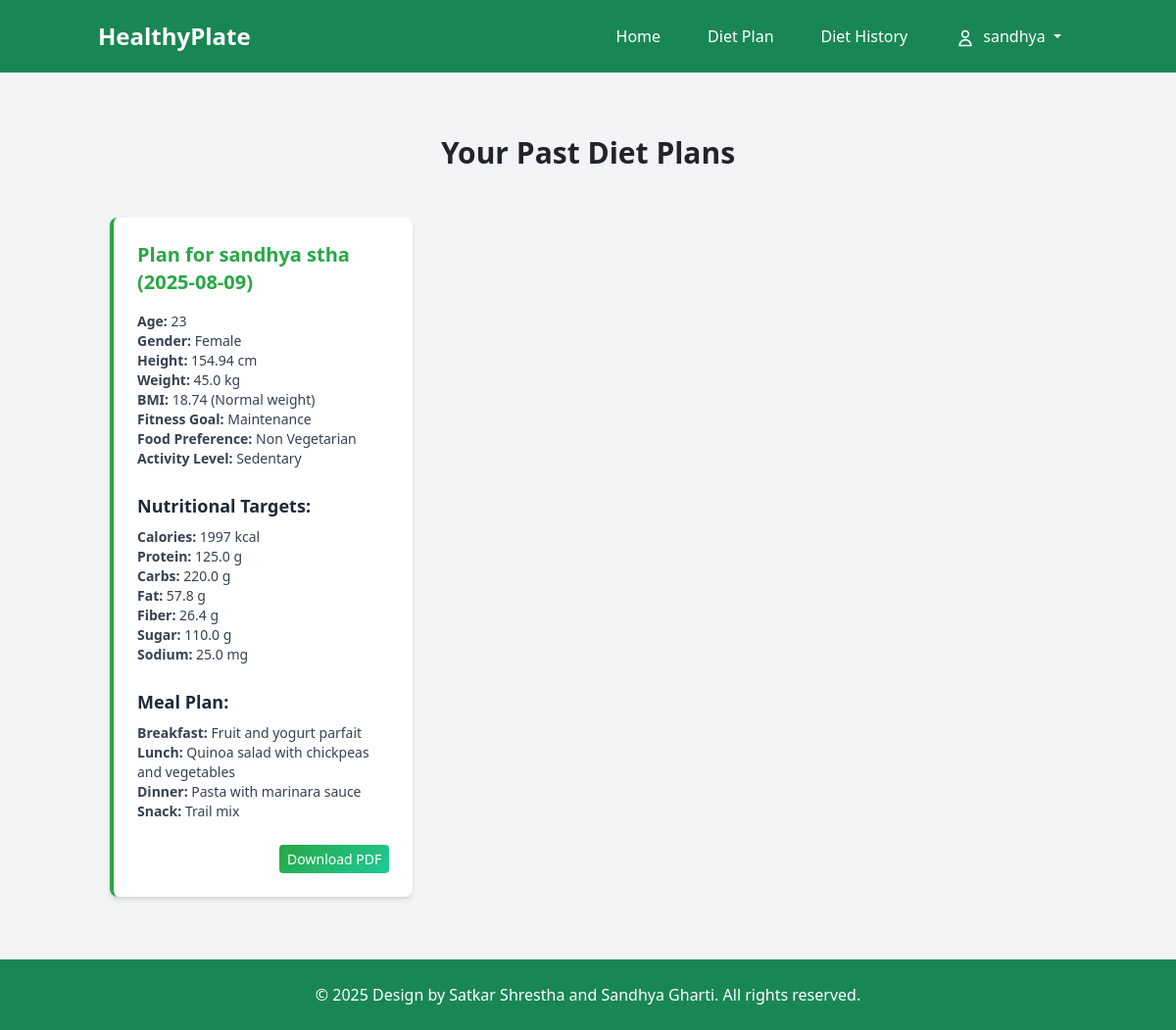
/diet-history (signed in), run on the app's committed database.
### tables this page shows
CREATE TABLE diet_results (
            id INTEGER PRIMARY KEY AUTOINCREMENT,
            user_id INTEGER,
            name TEXT NOT NULL,
            age INTEGER NOT NULL,
            gender TEXT NOT NULL,
            height REAL NOT NULL,
            weight REAL NOT NULL,
            fitness_goal TEXT NOT NULL,
            food_preference TEXT NOT NULL,
            activity_level TEXT DEFAULT 'moderate',
            bmi REAL NOT NULL,
            body_type TEXT NOT NULL,
            daily_calorie_target INTEGER NOT NULL,
            protein_target REAL NOT NULL,
            carbs_target REAL NOT NULL,
            fat_target REAL NOT NULL,
            fiber_target REAL NOT NULL,
            sugar_target REAL NOT NULL,
            sodium_target REAL NOT NULL,
            breakfast TEXT NOT NULL,
            lunch TEXT NOT NULL,
            dinner TEXT NOT NULL,
            snack TEXT NOT NULL,
            created_at TIMESTAMP DEFAULT CURRENT_TIMESTAMP,
            FOREIGN KEY (user_id) REFERENCES users (id)
        );

### app.py (the view)
@app.route('/diet-history')
def diet_history_page():
    if 'user_id' not in session:
        return redirect(url_for('login_page'))
    conn = sqlite3.connect('healthyplate.db')
    cursor = conn.cursor()
    cursor.execute('''
        SELECT * FROM diet_results
        WHERE user_id = ?
        ORDER BY created_at DESC
    ''', (session['user_id'],))
    diet_results_raw = cursor.fetchall()
    diet_result_columns = [
        'id', 'user_id', 'name', 'age', 'gender', 'height', 'weight',
        'fitness_goal', 'food_preference', 'activity_level', 'bmi', 'body_type',
        'daily_calorie_target', 'protein_target', 'carbs_target', 'fat_target',
        'fiber_target', 'sugar_target', 'sodium_target',
        'breakfast', 'lunch', 'dinner', 'snack', 'created_at'
    ]
    user_diet_history = []
    for row in diet_results_raw:
        user_diet_history.append(dict(zip(diet_result_columns, row)))
    conn.close()
    return render_template('diet-history.html', diet_history=user_diet_history)

### templates/diet-history.html (shortened to what this page needs)
<!DOCTYPE html>
<html lang="en">
<head>
<link href="https://cdn.jsdelivr.net/npm/bootstrap@5.3.0/dist/css/bootstrap.min.css" rel="stylesheet">
<script src="https://cdn.tailwindcss.com"></script>
<link rel="stylesheet" href="{{ url_for('static', filename='css/style.css') }}">
</head>
<body class="bg-gray-100 font-sans">
<nav class="navbar navbar-dark bg-success sticky-top">
    <div class="container flex justify-between items-center py-2">
        <a class="navbar-brand text-2xl font-bold" href="{{ url_for('index') }}">HealthyPlate</a>
        <div class="navbar-nav flex items-center">
            <a class="nav-link text-white px-3 py-2 hover:bg-green-700 rounded" href="{{ url_for('index') }}">Home</a>
            <a class="nav-link text-white px-3 py-2 hover:bg-green-700 rounded" href="{{ url_for('diet_form_page') }}">Diet Plan</a>
            <a class="nav-link text-white px-3 py-2 hover:bg-green-700 rounded" href="{{ url_for('diet_history_page') }}">Diet History</a>
            <div class="dropdown">
                <button class="btn text-white dropdown-toggle px-3 py-2 hover:bg-green-700 rounded" type="button" id="userDropdown" data-bs-toggle="dropdown" aria-expanded="false">
                    <svg class="inline-block w-5 h-5 mr-1" fill="none" stroke="currentColor" viewBox="0 0 24 24" xmlns="http://www.w3.org/2000/svg">
                        <path stroke-linecap="round" stroke-linejoin="round" stroke-width="2" d="M16 7a4 4 0 11-8 0 4 4 0 018 0zm-4 7a7 7 0 00-7 7h14a7 7 0 00-7-7z"></path>
                    </svg>
                    <span id="username-display">User</span>
                </button>
            </div>
        </div>
    </div>
</nav>
<section id="diet-history" class="py-16 bg-gray-100">
    <div class="container mx-auto px-4">
        <h2 class="text-3xl font-bold text-center mb-12">Your Past Diet Plans</h2>
        {% if diet_history %}
            <div class="grid grid-cols-1 md:grid-cols-2 lg:grid-cols-3 gap-6">
                {% for plan in diet_history %}
                <div class="bg-white p-6 rounded-lg shadow-md border-left">
                    <h3 class="text-xl font-semibold text-success mb-3">Plan for {{ plan.name }} ({{ plan.created_at.split(' ')[0] }})</h3>
                    <div class="mb-4 text-sm text-gray-700">
                        <p><strong>Age:</strong> {{ plan.age }}</p>
                        <p><strong>Gender:</strong> {{ plan.gender.title() }}</p>
                        <p><strong>Height:</strong> {{ plan.height }} cm</p>
                        <p><strong>Weight:</strong> {{ plan.weight }} kg</p>
                        <p><strong>BMI:</strong> {{ plan.bmi }} ({{ plan.body_type }})</p>
                        <p><strong>Fitness Goal:</strong> {{ plan.fitness_goal.replace('_', ' ').title() }}</p>
                        <p><strong>Food Preference:</strong> {{ plan.food_preference.replace('_', ' ').title() }}</p>
                        <p><strong>Activity Level:</strong> {{ plan.activity_level.replace('_', ' ').title() }}</p>
                    </div>
                    <h4 class="text-lg font-semibold text-gray-800 mb-2">Nutritional Targets:</h4>
                    <ul class="list-unstyled text-sm text-gray-700 mb-4">
                        <li><strong>Calories:</strong> {{ plan.daily_calorie_target }} kcal</li>
                        <li><strong>Protein:</strong> {{ plan.protein_target }} g</li>
                        <li><strong>Carbs:</strong> {{ plan.carbs_target }} g</li>
                        <li><strong>Fat:</strong> {{ plan.fat_target }} g</li>
                        <li><strong>Fiber:</strong> {{ plan.fiber_target }} g</li>
                        <li><strong>Sugar:</strong> {{ plan.sugar_target }} g</li>
                        <li><strong>Sodium:</strong> {{ plan.sodium_target }} mg</li>
                    </ul>
                    <h4 class="text-lg font-semibold text-gray-800 mb-2">Meal Plan:</h4>
                    <ul class="list-unstyled text-sm text-gray-700">
                        <li><strong>Breakfast:</strong> {{ plan.breakfast }}</li>
                        <li><strong>Lunch:</strong> {{ plan.lunch }}</li>
                        <li><strong>Dinner:</strong> {{ plan.dinner }}</li>
                        <li><strong>Snack:</strong> {{ plan.snack }}</li>
                    </ul>
                    <div class="mt-4 flex justify-end gap-2">
                        <a href="{{ url_for('download_diet_plan', result_id=plan.id) }}" class="btn btn-sm btn-success">Download PDF</a>
                    </div>
                </div>
                {% endfor %}
            </div>
        {% else %}
            <p class="text-center text-gray-600 text-lg">You haven't generated any diet plans yet. Go to the <a href="{{ url_for('diet_form_page') }}" class="text-success hover:underline">Diet Plan</a> page to create your first plan!</p>
        {% endif %}
    </div>
</section>
<footer class="bg-success text-white py-4 mt-auto">
    <div class="container mx-auto text-center">
        <p>© 2025 Design by Satkar Shrestha and Sandhya Gharti. All rights reserved.</p>
    </div>
</footer>
</body>
</html>

### static/css/style.css (style rules this page uses)
* { margin: 0%; padding: 0%; }
.navbar-nav { display: flex; flex-direction: row; align-items: center; gap: 1rem; }
#userDropdown { position: relative; }
.btn-success { background: linear-gradient(135deg, #28a745 0%, #20c997 100%); border: none; transition: all 0.3s ease; }
.border-left { border-left: 4px solid #28a745 !important; }
.text-success { color: #28a745 !important; }

### data on the page
diet_results: name "sandhya stha", created_at "2025-08-09", age "23", gender "Female", height "154.94", weight "45.0", bmi "18.74", body_type "Normal weight", fitness_goal.replace "Maintenance", food_preference.replace "Non Vegetarian", activity_level.replace "Sedentary", daily_calorie_target "1997", protein_target "125.0", carbs_target "220.0", fat_target "57.8", fiber_target "26.4", sugar_target "110.0", sodium_target "25.0", breakfast "Fruit and yogurt parfait", lunch "Quinoa salad with chickpeas and vegetables", dinner "Pasta with marinara sauce", snack "Trail mix"
